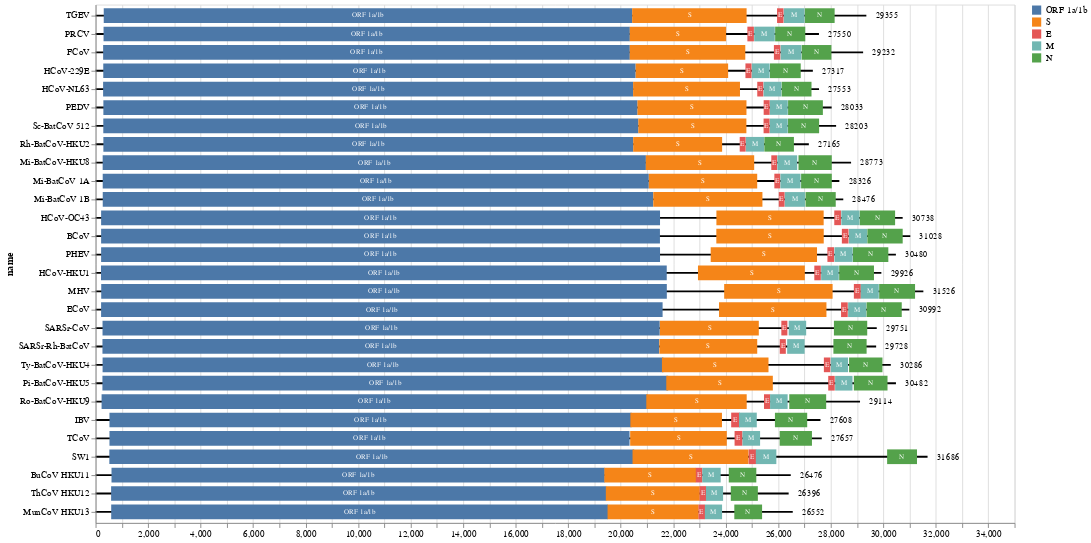

The notebook cell saved with this chart:
### Code cell
def make_get_subplot(gene_prefix: str, label:str):
    base = alt.Chart(df).properties(width=1000)
    boxes = base.mark_rect().encode(
        x=alt.X(f"{gene_prefix}_start:Q").title(None), 
        x2=alt.X2(f"{gene_prefix}_end:Q"), 
        y=alt.Y("name:N", scale=alt.Scale(padding=0.2)).sort(None), 
        color=alt.ColorDatum(label)
    )
    labels = base.mark_text(align="center", size=8).encode(
        y=alt.Y("name:N").sort(None),
        x="tx:Q",
        text=alt.TextDatum(label),
        color=alt.ColorValue("white")
    ).transform_calculate(
        tx=f"( datum.{gene_prefix}_start + datum.{gene_prefix}_end ) / 2"
    )

    return boxes + labels
    
alt.theme.enable('powerbi')
base = alt.Chart(df)
plot = base.mark_rect(height=2).encode(
        x="seqlen",
        y=alt.Y("name:N").sort(None), 
        color=alt.ColorValue("black")
    ) + base.mark_text(align="left", dx=10, size=9).encode(
        y=alt.Y("name:N").sort(None),
        x="seqlen",
        text='seqlen'
    )
ps = ["orf", 's', 'e', 'm', 'n']
ls = ["ORF 1a/1b", "S", "E", "M", "N", ]

for p, l in zip(ps, ls):
    pp = make_get_subplot(p, l)
    if plot is None:
        plot = pp
    else:
        plot = plot + pp

plot

### Figure 1 — Vega-Lite specification as saved in the notebook (floating-point values rounded to 4 significant figures)
{"usermeta": {"embedOptions": {"theme": "powerbi"}}, "config": {"view": {"continuousWidth": 300, "continuousHeight": 300}}, "layer": [{"mark": {"type": "rect", "height": 2}, "encoding": {"color": {"value": "black"}, "x": {"field": "seqlen", "type": "quantitative"}, "y": {"field": "name", "sort": null, "type": "nominal"}}}, {"mark": {"type": "text", "align": "left", "dx": 10, "size": 9}, "encoding": {"text": {"field": "seqlen", "type": "quantitative"}, "x": {"field": "seqlen", "type": "quantitative"}, "y": {"field": "name", "sort": null, "type": "nominal"}}}, {"layer": [{"mark": {"type": "rect"}, "encoding": {"color": {"datum": "ORF 1a/1b"}, "x": {"field": "orf_start", "title": null, "type": "quantitative"}, "x2": {"field": "orf_end"}, "y": {"field": "name", "scale": {"padding": 0.2}, "sort": null, "type": "nominal"}}}, {"mark": {"type": "text", "align": "center", "size": 8}, "encoding": {"color": {"value": "white"}, "text": {"datum": "ORF 1a/1b"}, "x": {"field": "tx", "type": "quantitative"}, "y": {"field": "name", "sort": null, "type": "nominal"}}, "transform": [{"calculate": "( datum.orf_start + datum.orf_end ) / 2", "as": "tx"}]}]}, {"layer": [{"mark": {"type": "rect"}, "encoding": {"color": {"datum": "S"}, "x": {"field": "s_start", "title": null, "type": "quantitative"}, "x2": {"field": "s_end"}, "y": {"field": "name", "scale": {"padding": 0.2}, "sort": null, "type": "nominal"}}}, {"mark": {"type": "text", "align": "center", "size": 8}, "encoding": {"color": {"value": "white"}, "text": {"datum": "S"}, "x": {"field": "tx", "type": "quantitative"}, "y": {"field": "name", "sort": null, "type": "nominal"}}, "transform": [{"calculate": "( datum.s_start + datum.s_end ) / 2", "as": "tx"}]}]}, {"layer": [{"mark": {"type": "rect"}, "encoding": {"color": {"datum": "E"}, "x": {"field": "e_start", "title": null, "type": "quantitative"}, "x2": {"field": "e_end"}, "y": {"field": "name", "scale": {"padding": 0.2}, "sort": null, "type": "nominal"}}}, {"mark": {"type": "text", "align": "center", "size": 8}, "encoding": {"color": {"value": "white"}, "text": {"datum": "E"}, "x": {"field": "tx", "type": "quantitative"}, "y": {"field": "name", "sort": null, "type": "nominal"}}, "transform": [{"calculate": "( datum.e_start + datum.e_end ) / 2", "as": "tx"}]}]}, {"layer": [{"mark": {"type": "rect"}, "encoding": {"color": {"datum": "M"}, "x": {"field": "m_start", "title": null, "type": "quantitative"}, "x2": {"field": "m_end"}, "y": {"field": "name", "scale": {"padding": 0.2}, "sort": null, "type": "nominal"}}}, {"mark": {"type": "text", "align": "center", "size": 8}, "encoding": {"color": {"value": "white"}, "text": {"datum": "M"}, "x": {"field": "tx", "type": "quantitative"}, "y": {"field": "name", "sort": null, "type": "nominal"}}, "transform": [{"calculate": "( datum.m_start + datum.m_end ) / 2", "as": "tx"}]}]}, {"layer": [{"mark": {"type": "rect"}, "encoding": {"color": {"datum": "N"}, "x": {"field": "n_start", "title": null, "type": "quantitative"}, "x2": {"field": "n_end"}, "y": {"field": "name", "scale": {"padding": 0.2}, "sort": null, "type": "nominal"}}}, {"mark": {"type": "text", "align": "center", "size": 8}, "encoding": {"color": {"value": "white"}, "text": {"datum": "N"}, "x": {"field": "tx", "type": "quantitative"}, "y": {"field": "name", "sort": null, "type": "nominal"}}, "transform": [{"calculate": "( datum.n_start + datum.n_end ) / 2", "as": "tx"}]}]}], "data": {"name": "data-5e1f2c1cb4ac7a16b821494575eac0d8"}, "width": 1000, "$schema": "https://vega.github.io/schema/vega-lite/v5.20.1.json", "datasets": {"data-5e1f2c1cb4ac7a16b821494575eac0d8": [{"name": "TGEV", "id": "NC_002306", "seqlen": 29355, "e_start": 25954, "e_end": 26202, "m_start": 26213, "m_end": 27001, "n_start": 27014, "n_end": 28147, "orf_start": 311, "orf_end": 20439, "s_start": 20436, "s_end": 24794}, {"name": "PRCV", "id": "DQ811787", "seqlen": 27550, "e_start": 24824, "e_end": 25072, "m_start": 25083, "m_end": 25868, "n_start": 25881, "n_end": 27029, "orf_start": 304, "orf_end": 20348, "s_start": 20345, "s_end": 24013}, {"name": "FCoV", "id": "NC_012937", "seqlen": 29232, "e_start": 25834, "e_end": 26082, "m_start": 26093, "m_end": 26881, "n_start": 26894, "n_end": 28024, "orf_start": 288, "orf_end": 20347, "s_start": 20344, "s_end": 24744}, {"name": "HCoV-229E", "id": "NC_002645", "seqlen": 27317, "e_start": 24750, "e_end": 24983, "m_start": 24995, "m_end": 25672, "n_start": 25686, "n_end": 26855, "orf_start": 293, "orf_end": 20568, "s_start": 20570, "s_end": 24091}, {"name": "HCoV-NL63", "id": "NC_005831", "seqlen": 27553, "e_start": 25200, "e_end": 25433, "m_start": 25442, "m_end": 26122, "n_start": 26133, "n_end": 27266, "orf_start": 287, "orf_end": 20475, "s_start": 20472, "s_end": 24542}, {"name": "PEDV", "id": "NC_003436", "seqlen": 28033, "e_start": 25444, "e_end": 25674, "m_start": 25682, "m_end": 26362, "n_start": 26374, "n_end": 27699, "orf_start": 297, "orf_end": 20641, "s_start": 20638, "s_end": 24789}, {"name": "Sc-BatCoV 512", "id": "NC_009657", "seqlen": 28203, "e_start": 25441, "e_end": 25671, "m_start": 25678, "m_end": 26361, "n_start": 26372, "n_end": 27556, "orf_start": 294, "orf_end": 20674, "s_start": 20671, "s_end": 24786}, {"name": "Rh-BatCoV-HKU2", "id": "NC_009988", "seqlen": 27165, "e_start": 24532, "e_end": 24759, "m_start": 24768, "m_end": 25457, "n_start": 25469, "n_end": 26596, "orf_start": 297, "orf_end": 20479, "s_start": 20476, "s_end": 23862}, {"name": "Mi-BatCoV-HKU8", "id": "NC_010438", "seqlen": 28773, "e_start": 25735, "e_end": 25959, "m_start": 25966, "m_end": 26721, "n_start": 26770, "n_end": 28038, "orf_start": 270, "orf_end": 20959, "s_start": 20956, "s_end": 25083}, {"name": "Mi-BatCoV 1A", "id": "NC_010437", "seqlen": 28326, "e_start": 25851, "e_end": 26075, "m_start": 26082, "m_end": 26849, "n_start": 26870, "n_end": 28039, "orf_start": 272, "orf_end": 21069, "s_start": 21071, "s_end": 25198}, {"name": "Mi-BatCoV 1B", "id": "NC_010436", "seqlen": 28476, "e_start": 26019, "e_end": 26243, "m_start": 26250, "m_end": 27017, "n_start": 27038, "n_end": 28189, "orf_start": 273, "orf_end": 21238, "s_start": 21240, "s_end": 25397}, {"name": "HCoV-OC43", "id": "NC_005147", "seqlen": 30738, "e_start": 28133, "e_end": 28387, "m_start": 28402, "m_end": 29094, "n_start": 29104, "n_end": 30450, "orf_start": 211, "orf_end": 21497, "s_start": 23644, "s_end": 27729}, {"name": "BCoV", "id": "NC_003045", "seqlen": 31028, "e_start": 28422, "e_end": 28676, "m_start": 28691, "m_end": 29383, "n_start": 29393, "n_end": 30739, "orf_start": 211, "orf_end": 21494, "s_start": 23641, "s_end": 27732}, {"name": "PHEV", "id": "NC_007732", "seqlen": 30480, "e_start": 27872, "e_end": 28126, "m_start": 28141, "m_end": 28833, "n_start": 28843, "n_end": 30192, "orf_start": 211, "orf_end": 21497, "s_start": 23427, "s_end": 27476}, {"name": "HCoV-HKU1", "id": "NC_006577", "seqlen": 29926, "e_start": 27373, "e_end": 27621, "m_start": 27633, "m_end": 28304, "n_start": 28320, "n_end": 29645, "orf_start": 206, "orf_end": 21753, "s_start": 22942, "s_end": 27012}, {"name": "MHV", "id": "NC_006852", "seqlen": 31526, "e_start": 28879, "e_end": 29145, "m_start": 29142, "m_end": 29828, "n_start": 29843, "n_end": 31210, "orf_start": 215, "orf_end": 21756, "s_start": 23940, "s_end": 28070}, {"name": "ECoV", "id": "NC_010327", "seqlen": 30992, "e_start": 28392, "e_end": 28646, "m_start": 28661, "m_end": 29353, "n_start": 29363, "n_end": 30703, "orf_start": 210, "orf_end": 21595, "s_start": 23744, "s_end": 27835}, {"name": "SARSr-CoV", "id": "NC_004718", "seqlen": 29751, "e_start": 26117, "e_end": 26347, "m_start": 26398, "m_end": 27063, "n_start": 28120, "n_end": 29388, "orf_start": 265, "orf_end": 21485, "s_start": 21492, "s_end": 25259}, {"name": "SARSr-Rh-BatCoV", "id": "NC_009694", "seqlen": 29728, "e_start": 26058, "e_end": 26288, "m_start": 26339, "m_end": 27004, "n_start": 28100, "n_end": 29365, "orf_start": 262, "orf_end": 21464, "s_start": 21471, "s_end": 25199}, {"name": "Ty-BatCoV-HKU4", "id": "NC_009019", "seqlen": 30286, "e_start": 27737, "e_end": 27985, "m_start": 28000, "m_end": 28659, "n_start": 28697, "n_end": 29968, "orf_start": 267, "orf_end": 21625, "s_start": 21570, "s_end": 25628}, {"name": "Pi-BatCoV-HKU5", "id": "NC_009020", "seqlen": 30482, "e_start": 27903, "e_end": 28151, "m_start": 28166, "m_end": 28828, "n_start": 28878, "n_end": 30161, "orf_start": 261, "orf_end": 21808, "s_start": 21735, "s_end": 25793}, {"name": "Ro-BatCoV-HKU9", "id": "NC_009021", "seqlen": 29114, "e_start": 25457, "e_end": 25696, "m_start": 25689, "m_end": 26357, "n_start": 26419, "n_end": 27825, "orf_start": 229, "orf_end": 21020, "s_start": 20974, "s_end": 24798}, {"name": "IBV", "id": "NC_001451", "seqlen": 27608, "e_start": 24207, "e_end": 24533, "m_start": 24505, "m_end": 25182, "n_start": 25873, "n_end": 27102, "orf_start": 529, "orf_end": 20417, "s_start": 20368, "s_end": 23856}, {"name": "TCoV", "id": "NC_010800", "seqlen": 27657, "e_start": 24336, "e_end": 24635, "m_start": 24637, "m_end": 25308, "n_start": 26054, "n_end": 27283, "orf_start": 529, "orf_end": 20336, "s_start": 20360, "s_end": 24040}, {"name": "SW1", "id": "NC_010646", "seqlen": 31686, "e_start": 24874, "e_end": 25161, "m_start": 25145, "m_end": 25927, "n_start": 30146, "n_end": 31285, "orf_start": 524, "orf_end": 20514, "s_start": 20450, "s_end": 24868}, {"name": "BuCoV HKU11", "id": "FJ376620", "seqlen": 26476, "e_start": 22861, "e_end": 23109, "m_start": 23106, "m_end": 23807, "n_start": 24115, "n_end": 25164, "orf_start": 607, "orf_end": 19394, "s_start": 19376, "s_end": 22867}, {"name": "ThCoV HKU12", "id": "NC_011549", "seqlen": 26396, "e_start": 23005, "e_end": 23253, "m_start": 23246, "m_end": 23899, "n_start": 24192, "n_end": 25223, "orf_start": 592, "orf_end": 19451, "s_start": 19433, "s_end": 23011}, {"name": "MunCoV HKU13", "id": "NC_011550", "seqlen": 26552, "e_start": 22963, "e_end": 23211, "m_start": 23204, "m_end": 23860, "n_start": 24326, "n_end": 25384, "orf_start": 595, "orf_end": 19517, "s_start": 19499, "s_end": 22969}]}}
